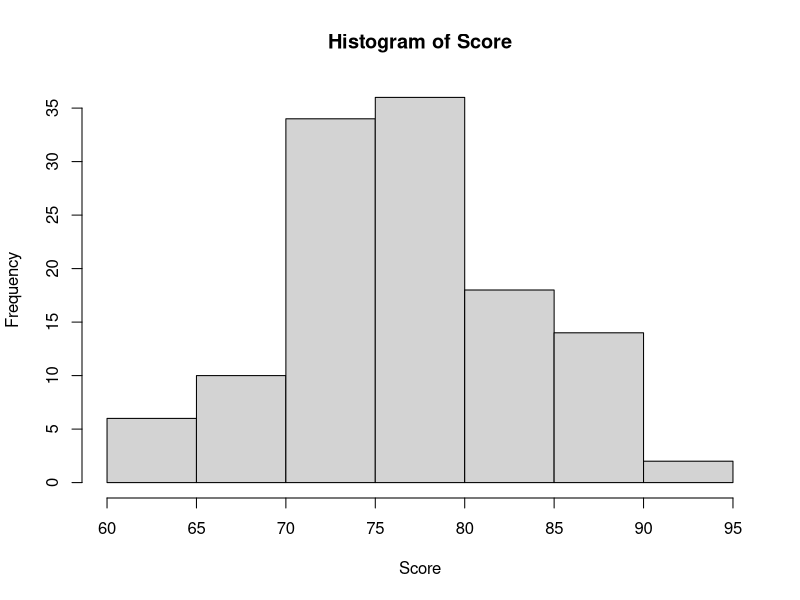

Recreate this plot in R.
set.seed(22)
activity_data <- data.frame(
  StudyHours = rnorm(60, mean = 6, sd = 2),
  Attendance = rnorm(60, mean = 85, sd = 8),
  Score = rnorm(60, mean = 78, sd = 7),
  Gender = sample(c("Male", "Female"), 120, replace = TRUE),
  Group = sample(c("Group 1", "Group 2", "Group 3"), 120, replace = TRUE)
)

activity_data$Gender <- factor(activity_data$Gender)
activity_data$Group  <- factor(activity_data$Group)

summary(activity_data)
sapply(activity_data[c("StudyHours","Attendance","Score")], sd)
sapply(activity_data[c("StudyHours","Attendance","Score")], range)

str(activity_data)

mean(activity_data$Score > 85)

hist(activity_data$Score, main="Histogram of Score", xlab="Score")

mean(activity_data$Score)
var(activity_data$Score)

cor(activity_data[c("StudyHours","Attendance","Score")])

oneway.test(Score ~ Group, data = activity_data)

tab <- table(activity_data$Gender, activity_data$Group)
tab
chisq.test(tab)

